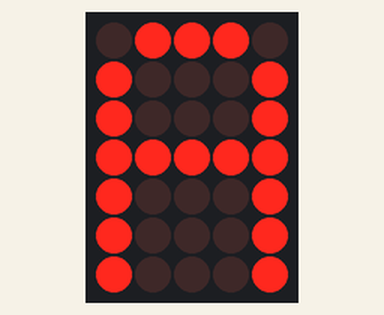
Recording of a sketch running on a simulated Arduino Uno, built with avr-gcc and run on an emulated ATmega328P. On the bench: 5×7 LED matrix. Wiring (inferred from the names in the program): LED matrix (orientation assumed): rows pin 7, pin 6, pin 4, pin 3, pin 2, pin 1, pin 0; columns pin 9, pin 10, pin 11, pin 12, pin 13.

Above: at 0.1 s.
At 4.1 s:
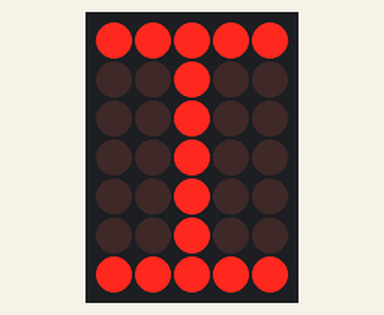
At 10.2 s:
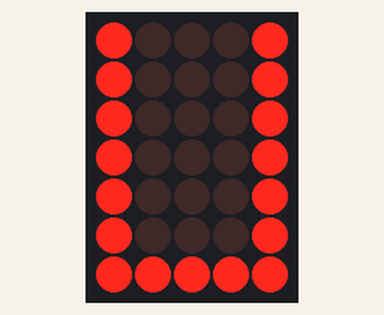
At 19.2 s:
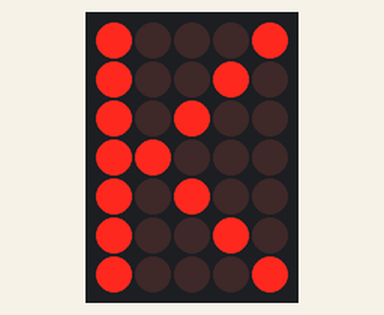
At 29.2 s:
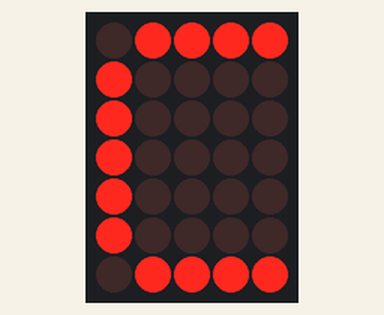
At 39.47 s:
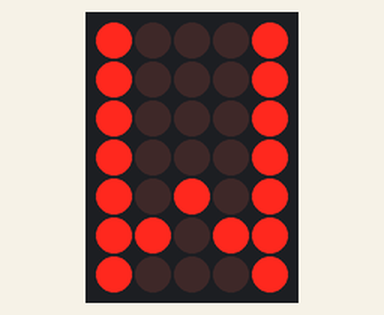

The sketch:

arduino_led_matrix.ino
```cpp
//Setup the pins connected to the rows
//and cols of the LED Matrix
int cols[] = {9, 10, 11, 12, 13};
int rows[] = {7, 6, 4, 3, 2, 1, 0};

int a[] = {0, 1, 1, 1, 0,
           1, 0, 0, 0, 1,
           1, 0, 0, 0, 1,
           1, 1, 1, 1, 1,
           1, 0, 0, 0, 1,
           1, 0, 0, 0, 1,
           1, 0, 0, 0, 1};

int b[] = {1, 1, 1, 1, 0,
           1, 0, 0, 0, 1,
           1, 0, 0, 0, 1,
           1, 1, 1, 1, 0,
           1, 0, 0, 0, 1,
           1, 0, 0, 0, 1,
           1, 1, 1, 1, 0};

int c[] = {0, 1, 1, 1, 1,
           1, 0, 0, 0, 0,
           1, 0, 0, 0, 0,
           1, 0, 0, 0, 0,
           1, 0, 0, 0, 0,
           1, 0, 0, 0, 0,
           0, 1, 1, 1, 1};

int d[] = {1, 1, 1, 1, 0,
           1, 0, 0, 0, 1,
           1, 0, 0, 0, 1,
           1, 0, 0, 0, 1,
           1, 0, 0, 0, 1,
           1, 0, 0, 0, 1,
           1, 1, 1, 1, 0};

int e[] = {1, 1, 1, 1, 1,
           1, 0, 0, 0, 0,
           1, 0, 0, 0, 0,
           1, 1, 1, 0, 0,
           1, 0, 0, 0, 0,
           1, 0, 0, 0, 0,
           1, 1, 1, 1, 1};

int f[] = {1, 1, 1, 1, 1,
           1, 0, 0, 0, 0,
           1, 0, 0, 0, 0,
           1, 1, 1, 0, 0,
           1, 0, 0, 0, 0,
           1, 0, 0, 0, 0,
           1, 0, 0, 0, 0};

int g[] = {1, 1, 1, 1, 1,
           1, 0, 0, 0, 0,
           1, 0, 0, 0, 0,
           1, 0, 1, 1, 1,
           1, 0, 0, 0, 1,
           1, 0, 0, 0, 1,
           1, 1, 1, 1, 1};

int h[] = {1, 0, 0, 0, 1,
           1, 0, 0, 0, 1,
           1, 0, 0, 0, 1,
           1, 1, 1, 1, 1,
           1, 0, 0, 0, 1,
           1, 0, 0, 0, 1,
           1, 0, 0, 0, 1};

int i[] = {1, 1, 1, 1, 1,
           0, 0, 1, 0, 0,
           0, 0, 1, 0, 0,
           0, 0, 1, 0, 0,
           0, 0, 1, 0, 0,
           0, 0, 1, 0, 0,
           1, 1, 1, 1, 1};

int j[] = {1, 1, 1, 1, 1,
           0, 0, 1, 0, 0,
           0, 0, 1, 0, 0,
           0, 0, 1, 0, 0,
           0, 0, 1, 0, 0,
           1, 0, 1, 0, 0,
           1, 1, 1, 0, 0};

int k[] = {1, 0, 0, 0, 1,
           1, 0, 0, 1, 0,
           1, 0, 1, 0, 0,
           1, 1, 0, 0, 0,
           1, 0, 1, 0, 0,
           1, 0, 0, 1, 0,
           1, 0, 0, 0, 1};

int l[] = {1, 0, 0, 0, 0,
           1, 0, 0, 0, 0,
           1, 0, 0, 0, 0,
           1, 0, 0, 0, 0,
           1, 0, 0, 0, 0,
           1, 0, 0, 0, 0,
           1, 1, 1, 1, 0};

int m[] = {1, 0, 0, 0, 1,
           1, 1, 0, 1, 1,
           1, 0, 1, 0, 1,
           1, 0, 0, 0, 1,
           1, 0, 0, 0, 1,
           1, 0, 0, 0, 1,
           1, 0, 0, 0, 1};

int n[] = {1, 0, 0, 0, 1,
           1, 1, 0, 0, 1,
           1, 0, 1, 0, 1,
           1, 0, 0, 1, 1,
           1, 0, 0, 0, 1,
           1, 0, 0, 0, 1,
           1, 0, 0, 0, 1};

int o[] = {1, 1, 1, 1, 1,
           1, 0, 0, 0, 1,
           1, 0, 0, 0, 1,
           1, 0, 0, 0, 1,
           1, 0, 0, 0, 1,
           1, 0, 0, 0, 1,
           1, 1, 1, 1, 1};

int p[] = {1, 1, 1, 1, 0,
           1, 0, 0, 0, 1,
           1, 0, 0, 0, 1,
           1, 1, 1, 1, 0,
           1, 0, 0, 0, 0,
           1, 0, 0, 0, 0,
           1, 0, 0, 0, 0};

int q[] = {1, 1, 1, 1, 1,
           1, 0, 0, 0, 1,
           1, 0, 0, 0, 1,
           1, 0, 0, 0, 1,
           1, 0, 1, 0, 1,
           1, 0, 0, 1, 1,
           1, 1, 1, 1, 1};

int r[] = {1, 1, 1, 1, 0,
           1, 0, 0, 0, 1,
           1, 0, 0, 0, 1,
           1, 1, 1, 1, 0,
           1, 0, 1, 0, 0,
           1, 0, 0, 1, 0,
           1, 0, 0, 0, 1};

int s[] = {0, 1, 1, 1, 1,
           1, 0, 0, 0, 0,
           1, 0, 0, 0, 0,
           0, 1, 1, 1, 0,
           0, 0, 0, 0, 1,
           0, 0, 0, 0, 1,
           1, 1, 1, 1, 0};

int t[] = {1, 1, 1, 1, 1,
           0, 0, 1, 0, 0,
           0, 0, 1, 0, 0,
           0, 0, 1, 0, 0,
           0, 0, 1, 0, 0,
           0, 0, 1, 0, 0,
           0, 0, 1, 0, 0};

int u[] = {1, 0, 0, 0, 1,
           1, 0, 0, 0, 1,
           1, 0, 0, 0, 1,
           1, 0, 0, 0, 1,
           1, 0, 0, 0, 1,
           1, 0, 0, 0, 1,
           1, 1, 1, 1, 1};

int v[] = {1, 0, 0, 0, 1,
           1, 0, 0, 0, 1,
           1, 0, 0, 0, 1,
           1, 0, 0, 0, 1,
           1, 0, 0, 0, 1,
           0, 1, 0, 1, 0,
           0, 0, 1, 0, 0};

int w[] = {1, 0, 0, 0, 1,
           1, 0, 0, 0, 1,
           1, 0, 0, 0, 1,
           1, 0, 0, 0, 1,
           1, 0, 1, 0, 1,
           1, 1, 0, 1, 1,
           1, 0, 0, 0, 1};

int x[] = {1, 0, 0, 0, 1,
           1, 0, 0, 0, 1,
           0, 1, 0, 1, 0,
           0, 0, 1, 0, 0,
           0, 1, 0, 1, 0,
           1, 0, 0, 0, 1,
           1, 0, 0, 0, 1};

int y[] = {1, 0, 0, 0, 1,
           1, 0, 0, 0, 1,
           0, 1, 0, 1, 0,
           0, 0, 1, 0, 0,
           0, 0, 1, 0, 0,
           0, 0, 1, 0, 0,
           0, 0, 1, 0, 0};

int z[] = {1, 1, 1, 1, 1,
           0, 0, 0, 0, 1,
           0, 0, 0, 1, 0,
           0, 0, 1, 0, 0,
           0, 1, 0, 0, 0,
           1, 0, 0, 0, 0,
           1, 1, 1, 1, 1};

int space[] = {0, 0, 0, 0, 0,
               0, 0, 0, 0, 0,
               0, 0, 0, 0, 0,
               0, 0, 0, 0, 0,
               0, 0, 0, 0, 0,
               0, 0, 0, 0, 0,
               0, 0, 0, 0, 0};

void setup() {
  pinMode(cols[0], OUTPUT);
  pinMode(cols[1], OUTPUT);
  pinMode(cols[2], OUTPUT);
  pinMode(cols[3], OUTPUT);
  pinMode(cols[4], OUTPUT);

  digitalWrite(cols[0], LOW);
  digitalWrite(cols[1], LOW);
  digitalWrite(cols[2], LOW);
  digitalWrite(cols[3], LOW);
  digitalWrite(cols[4], LOW);

  pinMode(rows[0], OUTPUT);
  pinMode(rows[1], OUTPUT);
  pinMode(rows[2], OUTPUT);
  pinMode(rows[3], OUTPUT);
  pinMode(rows[4], OUTPUT);
  pinMode(rows[5], OUTPUT);
  pinMode(rows[6], OUTPUT);

  digitalWrite(rows[0], HIGH);
  digitalWrite(rows[1], HIGH);
  digitalWrite(rows[2], HIGH);
  digitalWrite(rows[3], HIGH);
  digitalWrite(rows[4], HIGH);
  digitalWrite(rows[5], HIGH);
  digitalWrite(rows[6], HIGH);
}

void reset() {
  digitalWrite(cols[0], LOW);
  digitalWrite(cols[1], LOW);
  digitalWrite(cols[2], LOW);
  digitalWrite(cols[3], LOW);
  digitalWrite(cols[4], LOW);

  digitalWrite(rows[0], HIGH);
  digitalWrite(rows[1], HIGH);
  digitalWrite(rows[2], HIGH);
  digitalWrite(rows[3], HIGH);
  digitalWrite(rows[4], HIGH);
  digitalWrite(rows[5], HIGH);
  digitalWrite(rows[6], HIGH);
}

void showLetter(int letter[]){
  int letter_i = 0;

  for(int row = 0; row < 7; row++)
  {
    digitalWrite(rows[row], LOW);

    for(int col = 0; col < 5; col++)
    {
      if(col == 0){
        if(letter[letter_i] == 0) {
          digitalWrite(cols[col], LOW);
        }
        else {
          digitalWrite(cols[col], HIGH);
        }
      }
      else {
        if(letter[letter_i] == 0) {
          digitalWrite(cols[col-1], LOW);
          digitalWrite(cols[col], LOW);
        }
        else {
          digitalWrite(cols[col-1], LOW);
          digitalWrite(cols[col], HIGH);
        }
      }
      letter_i++;
      delay(1);
    }
    reset();
  }
}

int *charToLetter(char ch) {
  switch(ch) {
   case 'a':
    return a;
   case 'b':
    return b;
   case 'c':
    return c;
   case 'd':
    return d;
   case 'e':
    return e;
   case 'f':
    return f;
   case 'g':
    return g;
   case 'h':
    return h;
   case 'i':
    return i;
   case 'j':
    return j;
   case 'k':
    return k;
   case 'l':
    return l;
   case 'm':
    return m;
   case 'n':
    return n;
   case 'o':
    return o;
   case 'p':
    return p;
   case 'q':
    return q;
   case 'r':
    return r;
   case 's':
    return s;
   case 't':
    return t;
   case 'u':
    return u;
   case 'v':
    return v;
   case 'w':
    return w;
   case 'x':
    return x;
   case 'y':
    return y;
   case 'z':
    return z;
   case ' ':
    return space;
   default:
    return space;
  }
}

void loop() {
  char input[] = "abcdefghijklmnopqrstuvwxyz ";

  for(int z = 0; z < sizeof(input); z++) {
    long starttime = millis();

    while((millis() - starttime) <= 500) {
     showLetter(charToLetter(input[z]));
    }
  }
}
```

Measured:
- what the display in image 0 shows lasts 0.5 s, from 0.1 s to 0.6 s
